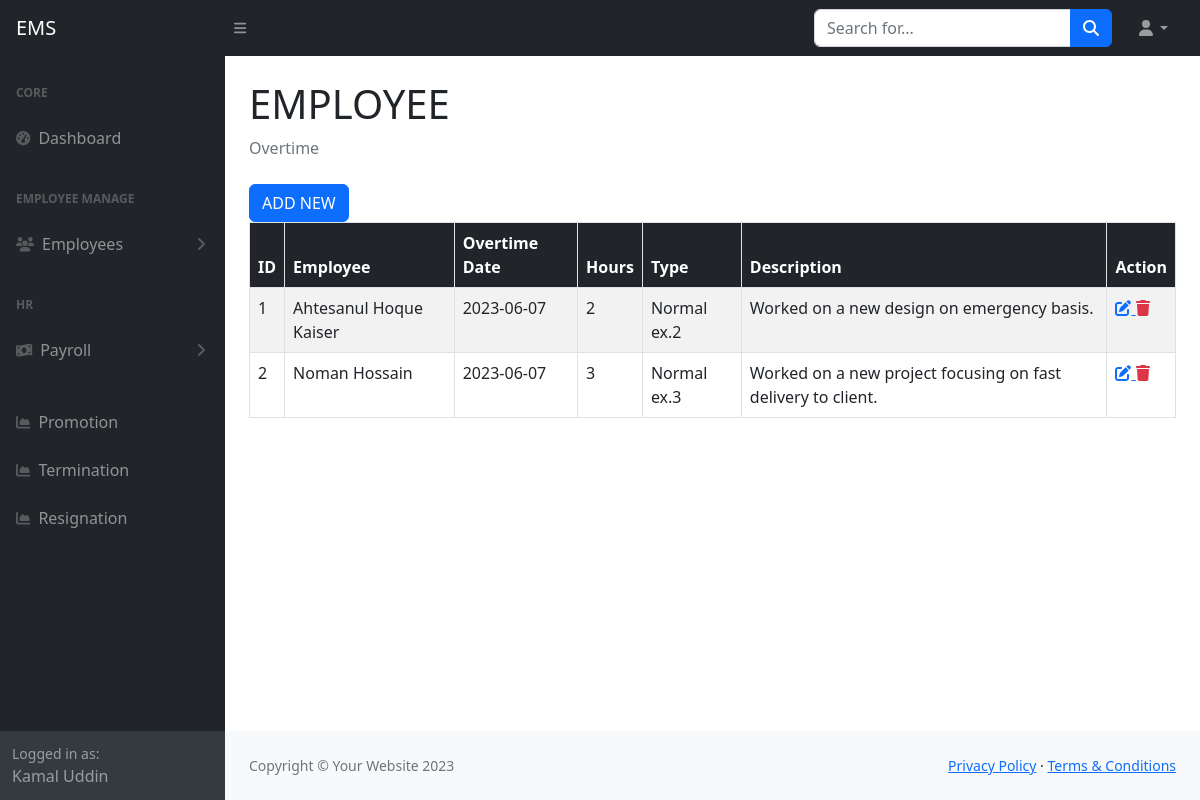
Page /overtime_list.php (signed in) on the earlier database version.
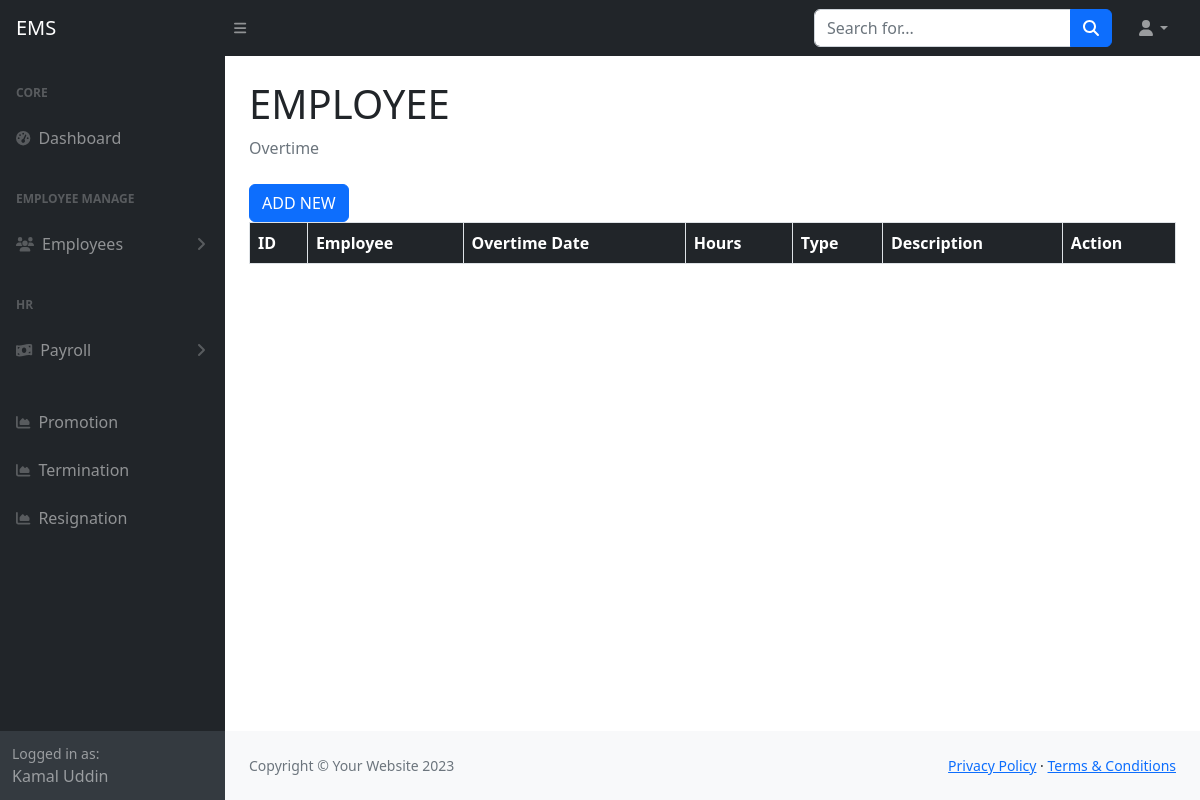
Same page on the later database version.
### tables this page shows
CREATE TABLE `tbl_overtime` (
  `id` int(50) NOT NULL,
  `employee` varchar(255) DEFAULT NULL,
  `overtime_date` date DEFAULT NULL,
  `hours` int(15) DEFAULT NULL,
  `type` varchar(255) DEFAULT NULL,
  `description` text DEFAULT NULL,
  `created_at` datetime DEFAULT NULL,
  `created_by` varchar(255) DEFAULT NULL,
  `updated_at` datetime DEFAULT NULL,
  `updated_by` varchar(255) DEFAULT NULL,
  `deleted_at` datetime DEFAULT NULL
);

CREATE TABLE `tbl_employees` (
  `id` int(50) NOT NULL,
  `first_name` varchar(255) NOT NULL,
  `last_name` varchar(255) NOT NULL,
  `email` varchar(255) NOT NULL,
  `phone` varchar(15) DEFAULT NULL,
  `employee_id` varchar(255) DEFAULT NULL,
  `department_id` int(11) DEFAULT NULL,
  `designation_id` int(11) DEFAULT NULL,
  `joining_date` date DEFAULT NULL,
  `yearly_leave` int(11) NOT NULL,
  `image` varchar(255) DEFAULT NULL,
  `basic_salary` decimal(10,2) NOT NULL,
  `created_at` datetime DEFAULT NULL,
  `created_by` varchar(255) DEFAULT NULL,
  `updated_at` datetime DEFAULT NULL,
  `updated_by` varchar(255) DEFAULT NULL,
  `deleted_at` datetime DEFAULT NULL
);

### include/settings.php (called while the page is built)
<?php
$protocol = isset($_SERVER['HTTPS']) ? 'https' : 'http';
$base_url="$protocol://".$_SERVER['SERVER_NAME']."/".explode('/',$_SERVER['SCRIPT_NAME'])[1]."/";
    require_once('class/crud.php');
    $mysqli=new crud;
?>

### class/crud.php (called while the page is built, shortened)
<?php
    class crud{
        private $host='localhost';
        private $user='root';
        private $password='';
        private $database='employee';
        private $connection;
        public function __construct(){
            $this->connection=new mysqli($this->host,$this->user,$this->password,$this->database);
        }
        public function common_select_query($sql){
            $result=array();
            $error=false;
            $rs=$this->connection->query($sql);
            if($rs){
                if($rs->num_rows > 0){
                    while($r=$rs->fetch_object()){
                        array_push($result,$r);
                    }
                }
            }else{
                $error=$this->connection->error;
            }
            $return = array('data'=>$result,'error'=>$error);
            return $return;
        }
    }
?>

### overtime_list.php (the view)
<?php require_once('include/header.php') ?>
<?php require_once('include/sidebar.php') ?>
<div class="container-fluid px-4">
    <h1 class="mt-4">EMPLOYEE</h1>
    <ol class="breadcrumb mb-4">
        <li class="breadcrumb-item active">Overtime</li>
    </ol>
    <a href="<?= $base_url?>overtime_add.php"class="btn btn-primary align-right">ADD NEW</a>
    <table class="table table-striped table-bordered">
        <thead class="bg-dark text-white">
            <tr>
                <th>ID</th>
                <th>Employee</th>
                <th>Overtime Date</th>
                <th>Hours</th>
                <th>Type</th>
                <th>Description</th>
                <th>Action</th>
            </tr>
        </thead>
        <tbody>
            <?php
                    $data=$mysqli->common_select_query('SELECT tbl_overtime.*,tbl_employees.first_name,tbl_employees.last_name
                    From `tbl_overtime`
                    join tbl_employees on tbl_employees.id=tbl_overtime.employee
                    where tbl_overtime.deleted_at is null');
                if(!$data['error']){
                        foreach($data['data'] as $d){
                    ?>
            <tr>
                <td><?= $d->id ?></td>
                <td><?= $d->first_name ?> <?= $d->last_name ?></td>
                <td><?= $d->overtime_date ?></td>
                <td><?= $d->hours ?></td>
                <td><?= $d->type ?></td>
                <td><?= $d->description ?></td>
                <td>
                    <a title="Update" href="<?= $base_url?>overtime_edit.php?id=<?= $d->id ?>">
                                <i class="fa fa-edit"></i>
                    </a>
                    <a title="Delete" class="text-danger" href="overtime_delete.php?id=<?= $d->id ?>">
                                <i class="fa fa-trash"></i>
                    </a>
                </td>
            </tr>
            <?php
            }
                    }
                    ?>
        </tbody>
    </table>
</div>
<?php require_once('include/footer.php') ?>

### include/header.php (shortened to what this page needs)
<?php require_once('settings.php') ?>
<!DOCTYPE html>
<html lang="en">
    <head>
        <link href="https://cdn.jsdelivr.net/npm/simple-datatables@7.1.2/dist/style.min.css" rel="stylesheet" />
        <link href="<?= $base_url?>assets/css/styles.css" rel="stylesheet" />
    </head>
    <body class="sb-nav-fixed">
		<nav class="sb-topnav navbar navbar-expand navbar-dark bg-dark">
			<a class="navbar-brand ps-3" href="">EMS</a>
			<button class="btn btn-link btn-sm order-1 order-lg-0 me-4 me-lg-0" id="sidebarToggle" href="#!"><i class="fas fa-bars"></i></button>
			<form class="d-none d-md-inline-block form-inline ms-auto me-0 me-md-3 my-2 my-md-0">
				<div class="input-group">
					<input class="form-control" type="text" placeholder="Search for..." aria-label="Search for..." aria-describedby="btnNavbarSearch" />
					<button class="btn btn-primary" id="btnNavbarSearch" type="button"><i class="fas fa-search"></i></button>
				</div>
			</form>
			<ul class="navbar-nav ms-auto ms-md-0 me-3 me-lg-4">
				<li class="nav-item dropdown">
					<a class="nav-link dropdown-toggle" id="navbarDropdown" href="#" role="button" data-bs-toggle="dropdown" aria-expanded="false"><i class="fas fa-user fa-fw"></i></a>
				</li>
			</ul>
		</nav>

### include/sidebar.php (shortened to what this page needs)
<div id="layoutSidenav">
	<div id="layoutSidenav_nav">
		<nav class="sb-sidenav accordion sb-sidenav-dark" id="sidenavAccordion">
			<div class="sb-sidenav-menu">
				<div class="nav">
					<div class="sb-sidenav-menu-heading">Core</div>
					<a class="nav-link" href="index.html">
						<div class="sb-nav-link-icon"><i class="fas fa-tachometer-alt"></i></div>
						Dashboard
					</a>
					<div class="sb-sidenav-menu-heading">Employee manage</div>
					<a class="nav-link collapsed" href="#" data-bs-toggle="collapse" data-bs-target="#colemp" aria-expanded="false" aria-controls="collapseLayouts">
						<div class="sb-nav-link-icon"><i class="fas fa-users"></i></div>
						Employees
						<div class="sb-sidenav-collapse-arrow"><i class="fas fa-angle-down"></i></div>
					</a>
					<div class="sb-sidenav-menu-heading">HR</div>
					<a class="nav-link collapsed" href="#" data-bs-toggle="collapse" data-bs-target="#colhr" aria-expanded="false" aria-controls="collapseLayouts">
						<div class="sb-nav-link-icon"><i class="fa-solid fa-money-bill-wave"></i></div>
						Payroll
						<div class="sb-sidenav-collapse-arrow"><i class="fas fa-angle-down"></i></div>
					</a>
					<br>
					<a class="nav-link" href="<?= $base_url?>promotion_list.php">
						<div class="sb-nav-link-icon"><i class="fas fa-chart-area"></i></div>
						Promotion
					</a>
					<a class="nav-link" href="<?= $base_url?>termination_list.php">
						<div class="sb-nav-link-icon"><i class="fas fa-chart-area"></i></div>
						Termination
					</a>
					<a class="nav-link" href="<?= $base_url?>resignation_list.php">
						<div class="sb-nav-link-icon"><i class="fas fa-chart-area"></i></div>
						Resignation
					</a>
				</div>
			</div>
			<div class="sb-sidenav-footer">
				<div class="small">Logged in as:</div>
				<?= $_SESSION['username'] ?>
			</div>
		</nav>
	</div>
	<div id="layoutSidenav_content">
		<main>

### include/footer.php (shortened to what this page needs)
				</main>
                <footer class="py-4 bg-light mt-auto">
                    <div class="container-fluid px-4">
                        <div class="d-flex align-items-center justify-content-between small">
                            <div class="text-muted">Copyright &copy; Your Website 2023</div>
                            <div>
                                <a href="#">Privacy Policy</a>
                                &middot;
                                <a href="#">Terms &amp; Conditions</a>
                            </div>
                        </div>
                    </div>
                </footer>
            </div>
        </div>
    </body>
</html>

Differences in the rows shown:
removed tbl_overtime: id "1", tbl_employees.first_name "Ahtesanul Hoque", tbl_employees.last_name "Kaiser", overtime_date "2023-06-07", hours "2", type "Normal ex.2", description "Worked on a new design on emergency basis."
removed tbl_overtime: id "2", tbl_employees.first_name "Noman", tbl_employees.last_name "Hossain", overtime_date "2023-06-07", hours "3", type "Normal ex.3", description "Worked on a new project focusing on fast delivery to client."
